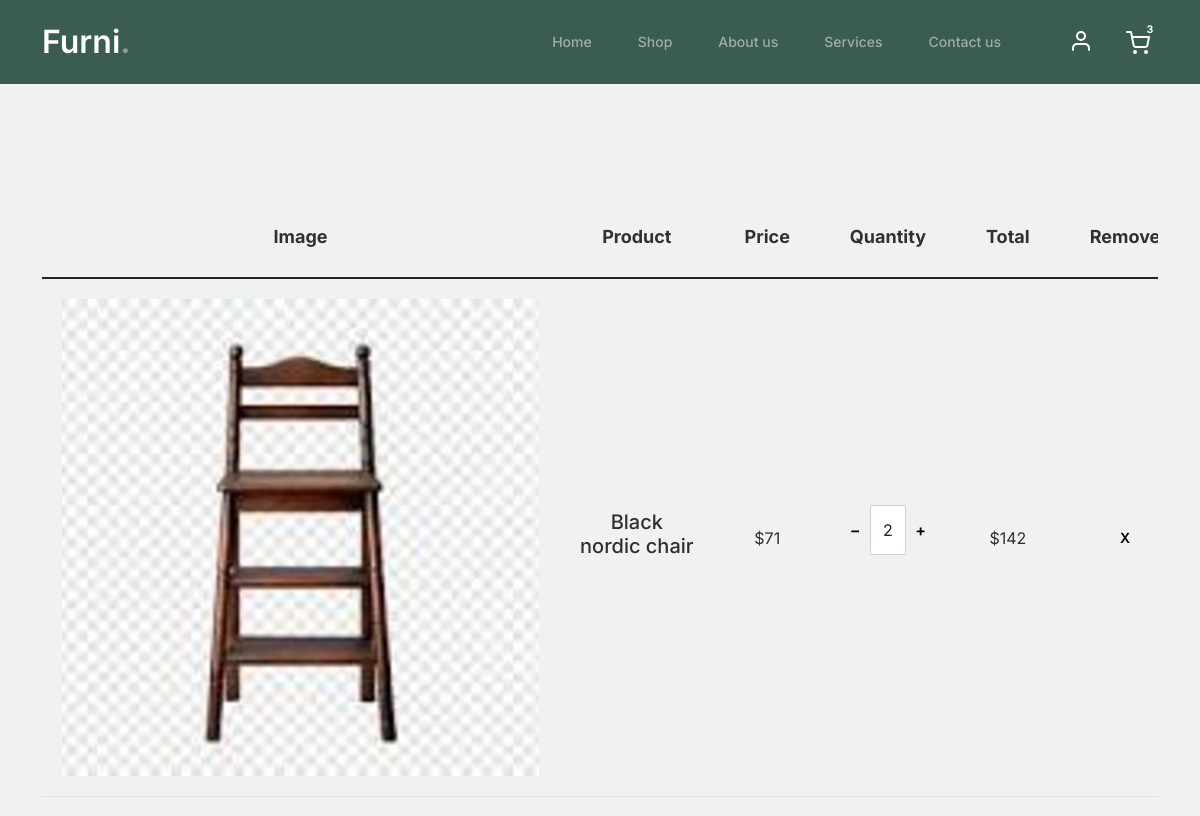
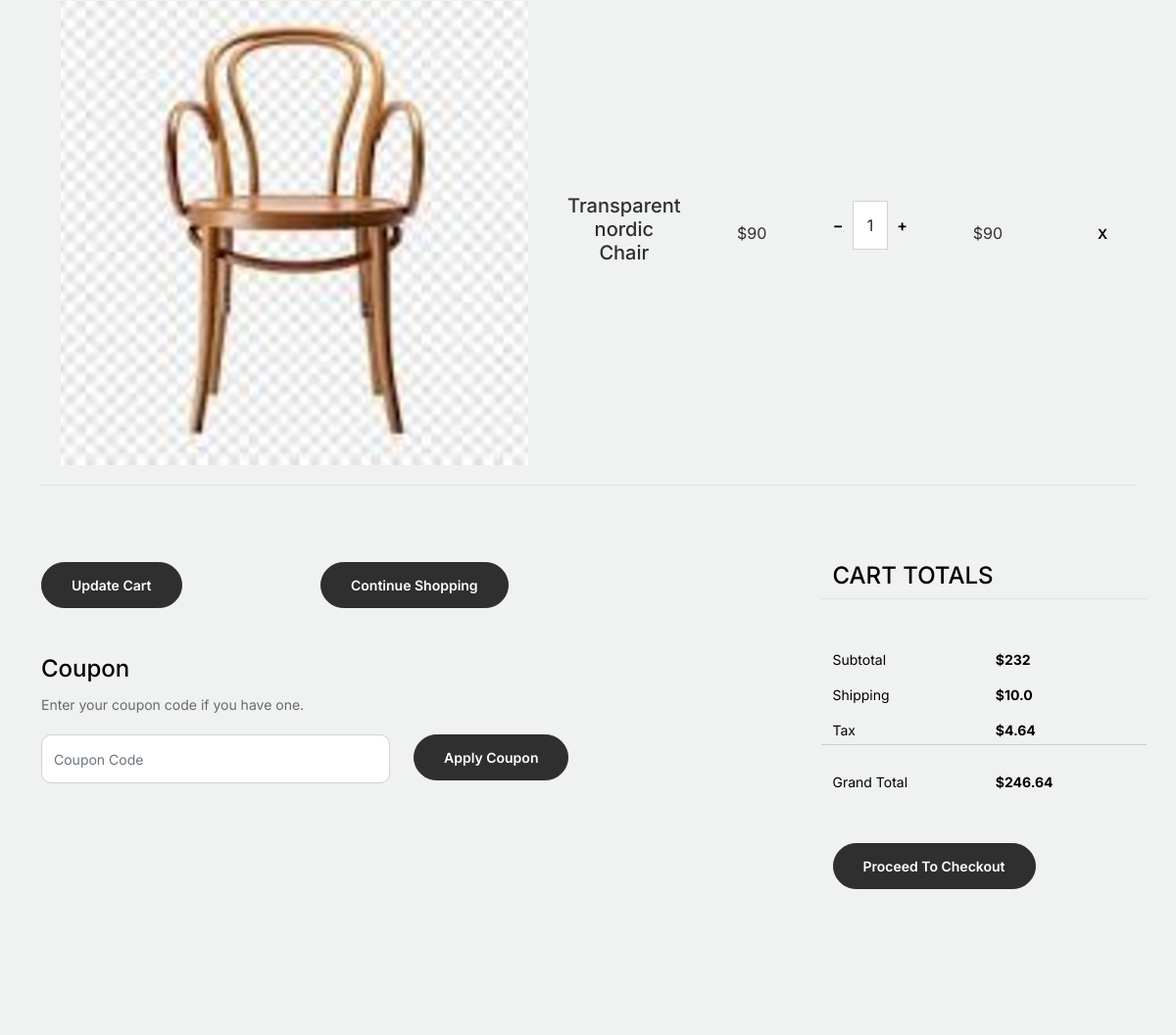
Before: /cart/ (signed in, upper part) with the older database file (2 pictures, top to bottom).
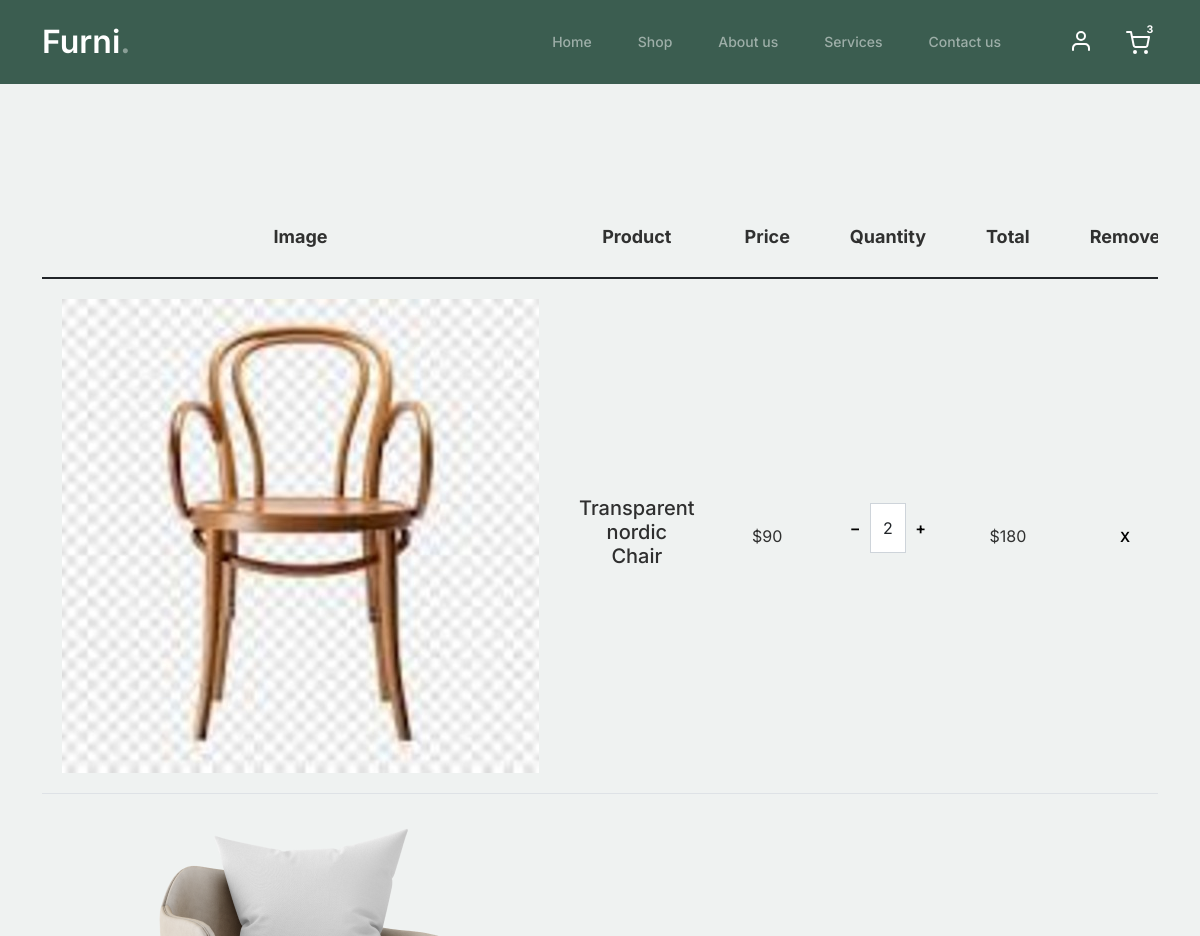
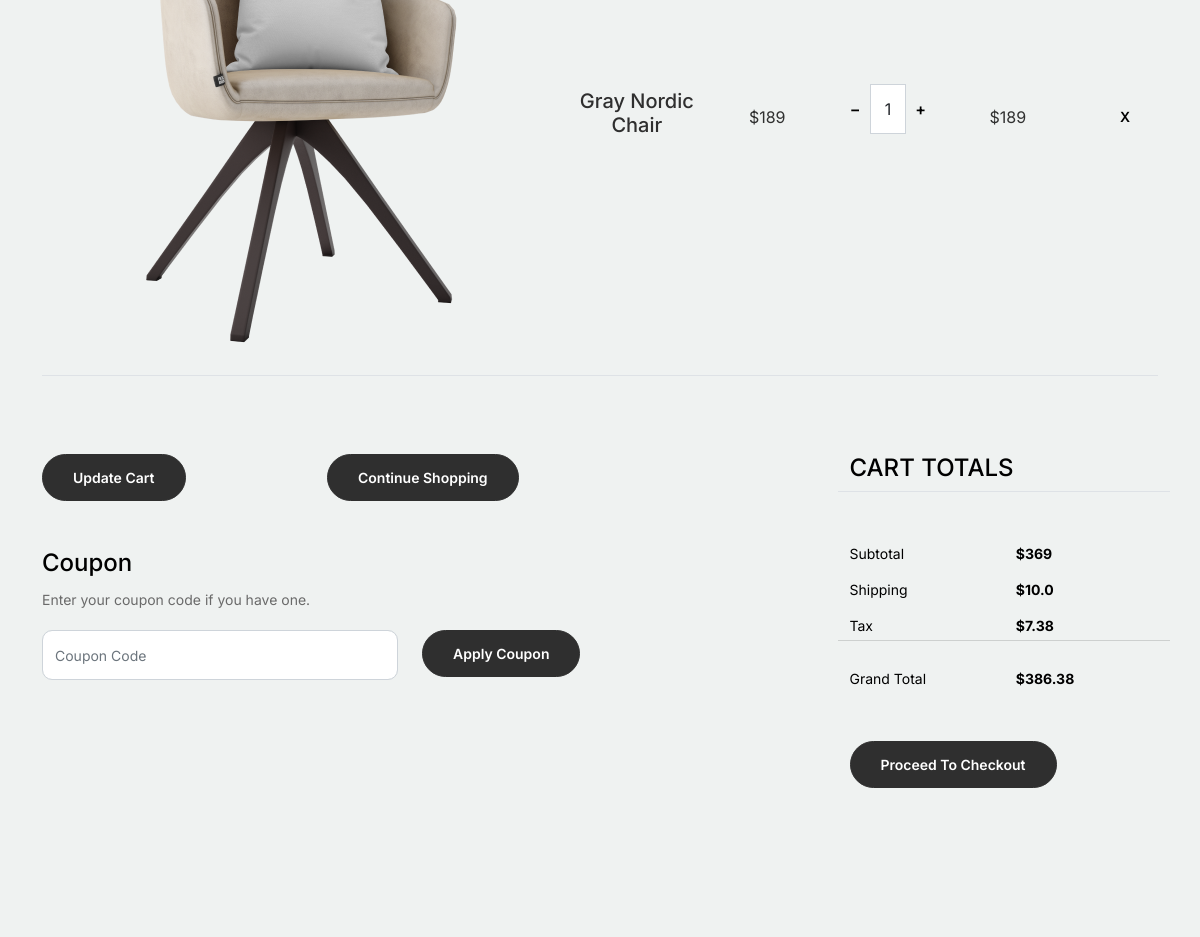
After: the same page with the newer database file (2 pictures, top to bottom).
### cart/models.py (models this page shows, shortened)
class CartItem(models.Model):
    user = models.ForeignKey(Account, on_delete=models.CASCADE, null=True)
    product = models.ForeignKey(Product, on_delete=models.CASCADE)
    cart = models.ForeignKey(Cart, on_delete=models.CASCADE, null=True)
    quantity = models.IntegerField()
    is_active = models.BooleanField(default=True)
    def subtotal(self):
        return self.product.price * self.quantity

### shop/models.py (models this page shows, shortened)
class Product(models.Model):
    product_name    = models.CharField(max_length=200, unique=True)
    category        = models.ForeignKey(Category, on_delete=models.CASCADE)
    slug            = models.SlugField(max_length=200, unique=True)
    description     = models.TextField(max_length=500, blank=True)
    price           = models.IntegerField()
    images          = models.ImageField(upload_to='photos/products')
    stock           = models.IntegerField()
    is_available    = models.BooleanField(default=True)
    created_date    = models.DateTimeField(auto_now_add=True)
    modified_date   = models.DateTimeField(auto_now=True)
    def get_url(self):
        return reverse('product_detail', args=[self.category.slug, self.slug])

### cart/views.py (the view)
# urls.py: path("", views.cart, name='cart'),
@login_required(login_url='signin')
def cart(request, total=0, quantity=0, cart_items=None):
    tax, grand_total = 0, 0
    try:
        if request.user.is_authenticated:
            cart_items = CartItem.objects.filter(user=request.user, is_active=True)
        else:
            cart = Cart.objects.get(cart_id=_cart_id(request))
            cart_items = CartItem.objects.filter(cart=cart, is_active=True)
        for cart_item in cart_items:
            total += (cart_item.product.price * cart_item.quantity)
            quantity += cart_item.quantity
        shipping_handling = 10.0
        tax = (2 * total)/100
        grand_total = tax + total + shipping_handling
        context = {
        'total': total,
        "quantity": quantity,
        'cart_items': cart_items,
        'tax': tax,
        'grand_total': grand_total,
        'shipping_handling': shipping_handling
        }
        return render(request, 'shop/cart.html', context)
    except ObjectDoesNotExist:
        pass

### accounts/models.py (called while the page is built)
    @property
    def is_authenticated(self):
        return True

### cart/context_processor.py (called while the page is built)
def counter(request):
    cart_count = 0
    if 'admin' in request.path:
        return {}
    else:
        try:
            cart = Cart.objects.filter(cart_id=_cart_id(request))
            if request.user.is_authenticated:
                cart_items = CartItem.objects.all().filter(user=request.user)
            else:
                cart_items = CartItem.objects.all().filter(cart=cart[:1])
            for cart_item in cart_items:
                cart_count += cart_item.quantity
        except Cart.DoesNotExist:
            cart_count = 0
    if cart_count > 9:
        cart_count = '9+'
    return dict(cart_count=cart_count)

### cart/views.py (called while the page is built)
def _cart_id(request):
    cart = request.session.session_key
    if not cart:
        cart = request.session.create()
    return cart

### templates/shop/cart.html
{% extends 'base.html' %}
{% load static %}
{% block content %}
<div class="untree_co-section before-footer-section">
  {% if not cart_items %}
<div class="card">
  <div class="container">
    <h3 class="text-center my-3">Your shopping cart is empty.</h3>
    <br>
    <div class="text-center my-3">
      <a href="{% url 'shop' %}" class="btn btn-primary">Continue shopping</a>
    </div>
  </div>
</div>
{% else %}
    <div class="container">
      <div class="row mb-5">
        <form class="col-md-12" method="post">
          <div class="site-blocks-table">
            <table class="table">
              <thead>
                <tr>
                  <th class="product-thumbnail">Image</th>
                  <th class="product-name">Product</th>
                  <th class="product-price">Price</th>
                  <th class="product-quantity">Quantity</th>
                  <th class="product-total">Total</th>
                  <th class="product-remove">Remove</th>
                </tr>
              </thead>
              <tbody>
                {% for cart_item in cart_items %}
                <tr>
                  <td class="product-thumbnail">
                    <a href="{{ cart_item.product.get_url }}"><img src="{{ cart_item.product.images.url }}" alt="Image" class="img-md"></a>
                  </td>
                  <td class="product-name">
                    <h2 class="h5 text-black"><a href="{{ cart_item.product.get_url }}" style="text-decoration: none;">{{cart_item.product.product_name}}</a></h2>
                  </td>
                  <td>${{cart_item.product.price}}</td>
                  <td>
                    <div class="input-group mb-3 d-flex align-items-center quantity-container" style="max-width: 120px;">
                      <div class="input-group-prepend">
                        <a href="{% url 'remove_cart' cart_item.product.id %}" class="btn btn-outline-black decrease" type="button">&minus;</a>
                      </div>
                      <input type="text" class="form-control text-center quantity-amount" value="{{ cart_item.quantity }}" placeholder="" aria-label="Example text with button addon" aria-describedby="button-addon1">
                      <div class="input-group-append">
                        <a href="{% url 'add_cart' cart_item.product.id %}" class="btn btn-outline-black increase" type="button">&plus;</a>
                      </div>
                    </div>
                  </td>
                  <td>${{ cart_item.subtotal }}</td>
                  <td><a href="{% url 'remove_cart_item' cart_item.product.id %}" class="btn btn-black btn-sm">X</a></td>
                </tr>
                {% endfor %}
              </tbody>
            </table>
          </div>
        </form>
      </div>
      <div class="row">
        <div class="col-md-6">
          <div class="row mb-5">
            <div class="col-md-6 mb-3 mb-md-0">
              <a class="btn btn-black btn-sm btn-block" href="{% url 'shop' %}">Update Cart</a>
            </div>
            <div class="col-md-6">
              <a class="btn btn-outline-black btn-sm btn-block" href="{% url 'shop' %}">Continue Shopping</a>
            </div>
          </div>
          <div class="row">
            <div class="col-md-12">
              <label class="text-black h4" for="coupon">Coupon</label>
              <p>Enter your coupon code if you have one.</p>
            </div>
            <div class="col-md-8 mb-3 mb-md-0">
              <input type="text" class="form-control py-3" id="coupon" placeholder="Coupon Code">
            </div>
            <div class="col-md-4">
              <button class="btn btn-outline-black btn-sm btn-block mb-3">Apply Coupon</button>
            </div>
          </div>
        </div>
        <div class="col-md-6 pl-5">
          <div class="row justify-content-end">
            <div class="col-md-7">
              <div class="row">
                <div class="col-md-12 text-right border-bottom mb-5">
                  <h3 class="text-black h4 text-uppercase">Cart Totals</h3>
                </div>
              </div>
              <div class="row mb-2">
                <div class="col-md-6">
                  <span class="text-black">Subtotal</span>
                </div>
                <div class="col-md-6 text-right">
                  <strong class="text-black">${{ total }}</strong>
                </div>
              </div>
              <div class="row mb-2">
                <div class="col-md-6">
                  <span class="text-black">Shipping</span>
                </div>
                <div class="col-md-6 text-right">
                  <strong class="text-black">${{ shipping_handling }}</strong>
                </div>
              </div>
              <div class="row mb-2">
                <div class="col-md-6">
                  <span class="text-black">Tax</span>
                </div>
                <div class="col-md-6 text-right">
                  <strong class="text-black">${{ tax }}</strong>
                </div>
                <hr>
              </div>
              <div class="row mb-5">
                <div class="col-md-6">
                  <span class="text-black">Grand Total</span>
                </div>
                <div class="col-md-6 text-right">
                  <strong class="text-black">${{ grand_total }}</strong>
                </div>
              </div>
              <div class="row">
                <div class="col-md-12">
                  <a href="{% url 'checkout' %}" class="btn btn-outline-black btn-sm btn-block" >Proceed To Checkout</a>
                </div>
              </div>
            </div>
          </div>
        </div>
      </div>
    </div>
    {% endif %}
  </div>
{% endblock %}

### templates/base.html (shortened to what this page needs)
{% load static %}
<!doctype >
<html lang="en">
<head>
		<link href="{% static 'css/bootstrap.min.css' %}" rel="stylesheet">
		<link href="https://cdnjs.cloudflare.com/ajax/libs/font-awesome/6.0.0-beta3/css/all.min.css" rel="stylesheet">
		<link href="{% static 'css/tiny-slider.css' %}" rel="stylesheet">
		<link href="{% static 'css/style.css' %}" rel="stylesheet">
	</head>
	<body>
        {% include 'includes/navbar.html' %}
        {% block content %}{% endblock %}
        {% include 'includes/footer.html' %}

### templates/includes/navbar.html (shortened to what this page needs)
{% load static %}
<nav class="custom-navbar navbar navbar navbar-expand-md navbar-dark bg-dark" arial-label="Furni navigation bar">
    <div class="container">
        <a class="navbar-brand" href="{% url 'home' %}">Furni<span>.</span></a>
        <div class="collapse navbar-collapse" id="navbarsFurni">
            <ul class="custom-navbar-nav navbar-nav ms-auto mb-2 mb-md-0">
                <li><a class="nav-link" href="{% url 'home' %}">Home</a></li>
                <li><a class="nav-link" href="{% url 'shop' %}">Shop</a></li>
                <li><a class="nav-link" href="{% url 'about' %}">About us</a></li>
                <li><a class="nav-link" href="{% url 'service' %}">Services</a></li>
                <li><a class="nav-link" href="{% url 'contact' %}">Contact us</a></li>
            </ul>
            <ul class="custom-navbar-cta navbar-nav mb-2 mb-md-0 ms-5">
                <li><a class="nav-link" href="{% url 'dashboard' %}"><img src="{% static 'images/user.svg' %}"></a></li>
                <li>
                    <a  href="{% url 'cart' %}"  class="header-icon">
                        <div class="nav-link">
                            <img src="{% static 'images/cart.svg' %}" class="position-relative">
                            {% if cart_count > 0%}
                            <span class="position-absolute translate-middle rounded-pill badge badge-warning">
                                {{ cart_count }}
                            </span>
                            {% endif %}
                        </div>
                    </a>
                </li>
            </ul>
        </div>
    </div>
</nav>

### templates/includes/footer.html (shortened to what this page needs)
{% load static %}
</body>
</html>

### static/css/style.css (style rules this page uses)
body { overflow-x: hidden; position: relative; }
body { font-family: "Inter", sans-serif; font-weight: 400; line-height: 28px; color: #6a6a6a; font-size: 14px; background-color: #eff2f1; }
a { text-decoration: none; -webkit-transition: .3s all ease; -o-transition: .3s all ease; transition: .3s all ease; color: #2f2f2f; text-decoration: underline; }
.custom-navbar { background: #3b5d50 !important; padding-top: 20px; padding-bottom: 20px; }
.custom-navbar .navbar-brand { font-size: 32px; font-weight: 600; }
.custom-navbar .navbar-brand > span { opacity: .4; }
@media (min-width: 992px) { .custom-navbar .custom-navbar-nav li { margin-left: 15px; margin-right: 15px; } }
.custom-navbar .custom-navbar-nav li a { font-weight: 500; color: #ffffff !important; opacity: .5; -webkit-transition: .3s all ease; -o-transition: .3s all ease; transition: .3s all ease; position: relative; }
@media (min-width: 768px) { .custom-navbar .custom-navbar-nav li a:before { content: ""; position: absolute; bottom: 0; left: 8px; right: 8px; background: #f9bf29; height: 5px; opacity: 1; visibility: visible; width: 0; -webkit-transition: .15s all ease-out; -o-transition: .15s all ease-out; transition: .15s all ease-out; } }
.custom-navbar .custom-navbar-cta { margin-left: 0 !important; -webkit-box-orient: horizontal; -webkit-box-direction: normal; -ms-flex-direction: row; flex-direction: row; }
@media (min-width: 768px) { .custom-navbar .custom-navbar-cta { margin-left: 40px !important; } }
.custom-navbar .custom-navbar-cta li { margin-left: 0px; margin-right: 0px; }
.custom-navbar .custom-navbar-cta li:first-child { margin-right: 20px; }
.btn { font-weight: 600; padding: 12px 30px; border-radius: 30px; color: #ffffff; background: #2f2f2f; border-color: #2f2f2f; }
.before-footer-section { padding: 7rem 0 12rem 0 !important; }
.untree_co-section { padding: 7rem 0; }
.form-control { height: 50px; border-radius: 10px; font-family: "Inter", sans-serif; }
.site-blocks-table { overflow: auto; }
.site-blocks-table .product-thumbnail { width: 200px; }
.site-blocks-table .btn { padding: 2px 10px; }
.site-blocks-table thead th { padding: 30px; text-align: center; border-width: 0px !important; vertical-align: middle; color: rgba(0, 0, 0, 0.8); font-size: 18px; }
.site-blocks-table td { padding: 20px; text-align: center; vertical-align: middle; color: rgba(0, 0, 0, 0.8); }
.site-blocks-table tbody tr:first-child td { border-top: 1px solid #3b5d50 !important; }
.site-blocks-table .btn { background: none !important; color: #000000; border: none; height: auto !important; }

Changed rows visible on the page:
removed CartItem: product.images (picture), product.product_name "Black nordic chair", product.price "71", quantity "2", subtotal "142"
changed CartItem "Transparent nordic Chair": quantity "1" → "2"; subtotal "90" → "180"
added CartItem: product.images (picture), product.product_name "Gray Nordic Chair", product.price "189", quantity "1", subtotal "189"
Other visible differences:
{{ total }}: "232" → "369"
{{ tax }}: "4.64" → "7.38"
{{ grand_total }}: "246.64" → "386.38"
